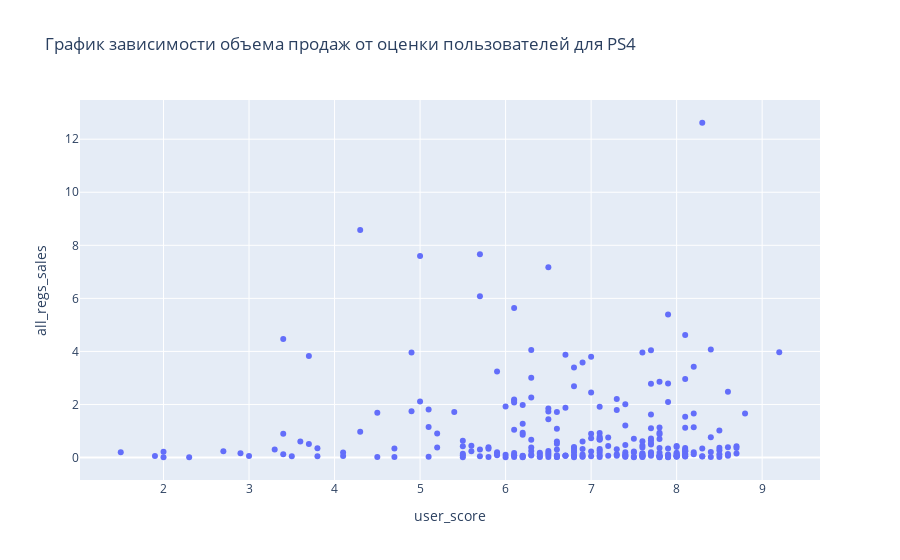

The cell this chart's notebook holds for it:
### Code cell
scatter_plot('user_score','all_regs_sales',ps4_user_sales,'График зависимости объема продаж от оценки пользователей для PS4')

### Figure 1 — Plotly figure (JSON) as saved in the notebook; plotly's stock layout.template omitted (floating-point values rounded to 4 significant figures; data arrays with more than 128 entries replaced by an {"elided": "..."} marker saying what was removed)
{"data": [{"hovertemplate": "user_score=%{x}<br>all_regs_sales=%{y}<extra></extra>", "legendgroup": "", "marker": {"color": "#636efa", "symbol": "circle"}, "mode": "markers", "name": "", "orientation": "v", "showlegend": false, "type": "scatter", "x": {"elided": "257 float values"}, "xaxis": "x", "y": {"elided": "257 float values"}, "yaxis": "y"}], "layout": {"legend": {"tracegroupgap": 0}, "title": {"text": "График зависимости объема продаж от оценки пользователей для PS4"}, "xaxis": {"anchor": "y", "domain": [0, 1], "title": {"text": "user_score"}}, "yaxis": {"anchor": "x", "domain": [0, 1], "title": {"text": "all_regs_sales"}}}}
